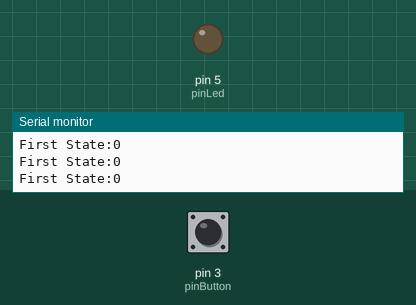
The sketch below on a simulated Arduino Uno, built with avr-gcc and run on an emulated ATmega328P. Shown: output pins drawn as LEDs (lit = HIGH), the last lines printed to the serial monitor. Inputs (shaded band) come from the test bench; at power-on: pin 3 (pinButton) LOW.

Above: at 1.2 s.
1.3 s: pin 3 (pinButton) pulled HIGH for 0.15 s
At 2.11 s:
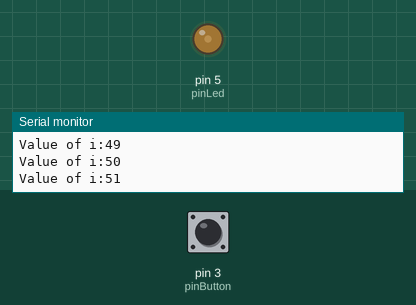
At 3.04 s:
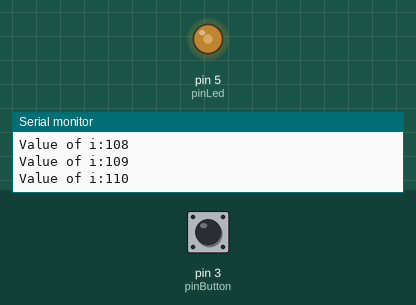
4.3 s: pin 3 (pinButton) pulled HIGH for 3.2 s
At 4.62 s:
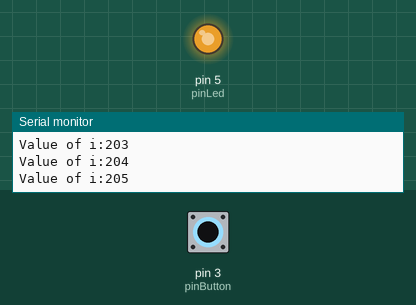
Timing chart, 0 to 14.4 s (numbered marks = the images above; inputs shaded):
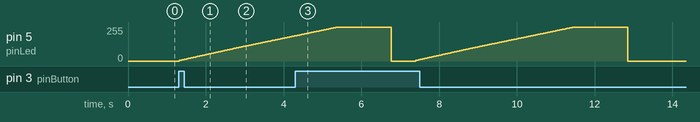

Measured:
- after the input at 1.3 s, pin 5 (pinLed): moves from 0/255 to 189/255 over 3.0 s, starting at once

The sketch:

buttonAndLED.ino
```cpp
// demo of Grove - Starter V2.0
// Loovee  2013-3-10
// as the topic, we will use Grove - Led to make a breath light
// Grove - LED connect to D3
// the following pin which support PWM can be used:
// 3, 5, 6, 9, 10, 11


// demo of Grove - Starter V2.0
// Loovee  2013-3-10
// this demo will show you how to use Grove - Button to control a LED
// when the button was pressed, the led will on
// otherwise led off
// Grove - Button connect to D3
// Grove - LED connect to D7


const int pinButton = 3;                        // pin of button define here
const int pinLed    = 5;                        // pin of led define here


void setup()
{
    pinMode(pinLed, OUTPUT);                    // set led OUTPUT
    pinMode(pinButton, INPUT);                  // set button INPUT

    Serial.begin(9600);                // Begins the code to print communicatin betwene the two
}

void loop()
{
    Serial.print("First State:");     //Prints the serial
    Serial.println(digitalRead(pinButton));     //reads the read even before it starts

    if(digitalRead(pinButton))                     // when button is pressed
        {
            digitalWrite(pinLed, HIGH);             // led on

                for(int i=0; i<256; i++)
        {

            Serial.print("Value of i:");
            Serial.println(i);

            analogWrite(pinLed, i);
            delay(5);                               // change delay time can breath faster or slower
        }
        delay(100);

        for(int i=254; i>=0; i--)
        {
            analogWrite(pinLed, i);
            delay(5);                               // change delay time can breath faster or slower
        }
        delay(500);

        }
    else
    {
        digitalWrite(pinLed, LOW);

    }
    delay(100);

}
```
